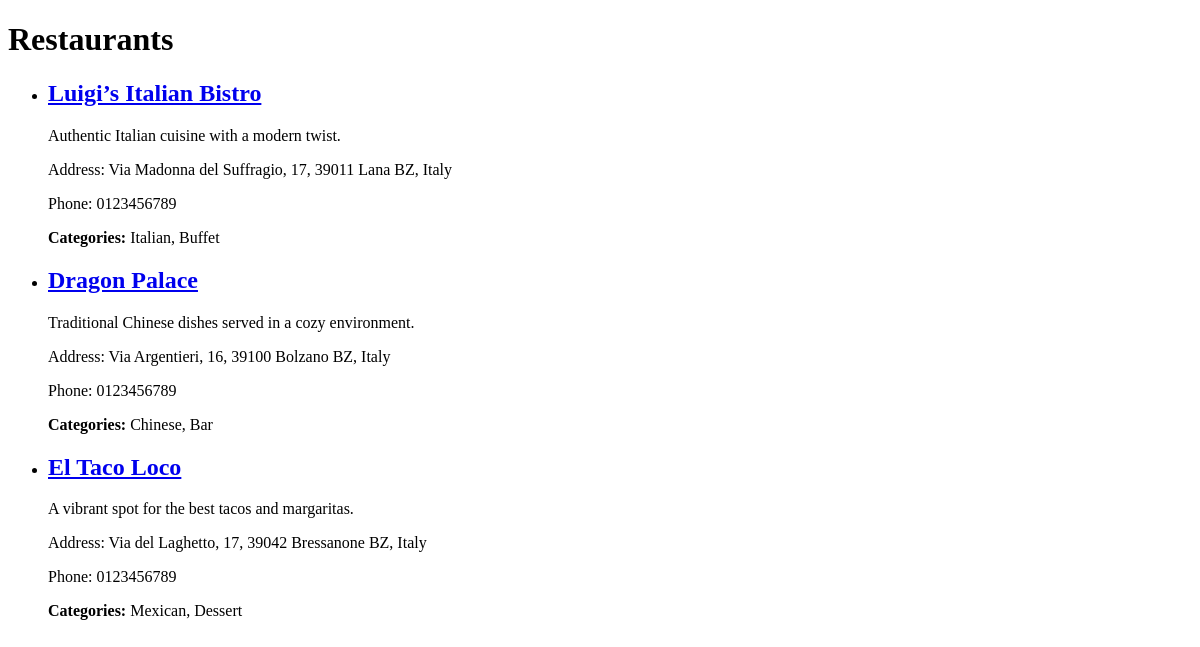
The app's page /restaurants, older data.
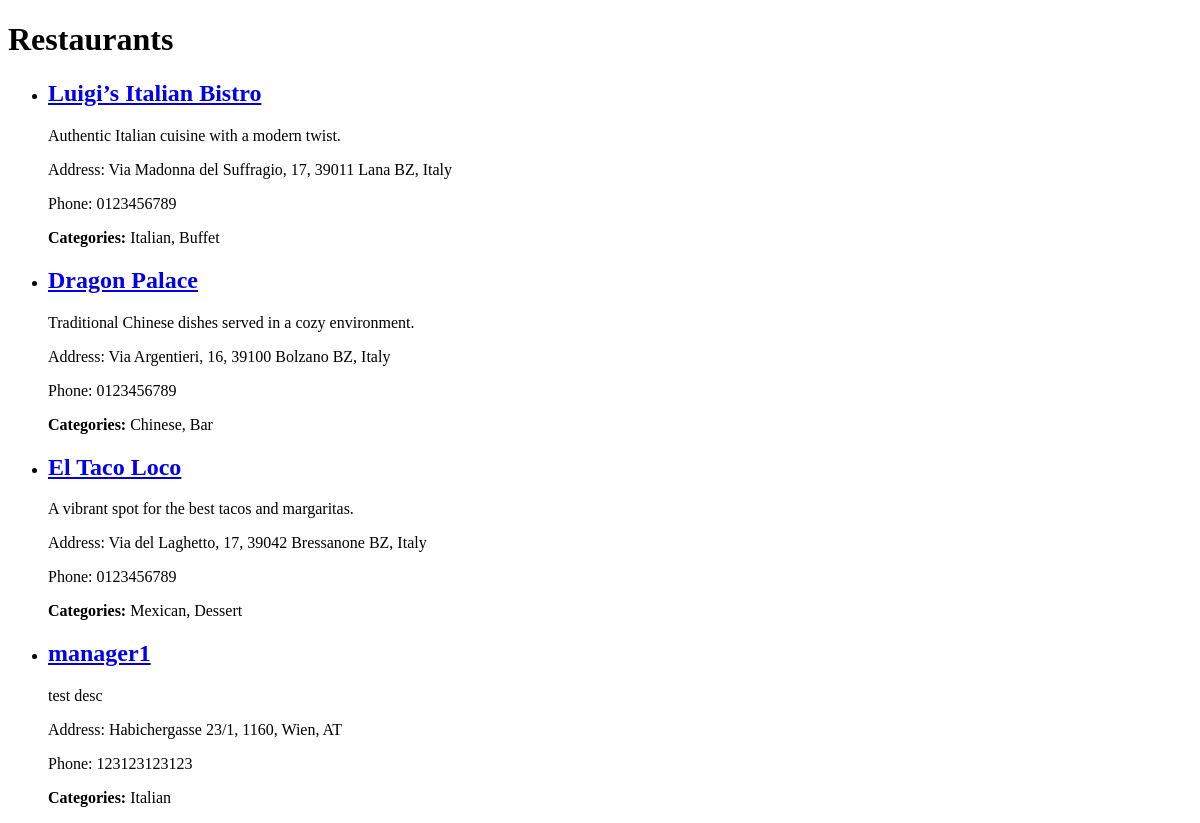
The same page, newer data.
### app/models.py (models this page shows, shortened)
class Restaurant(db.Model):
    __tablename__ = 'restaurants'
    id = db.Column(db.Integer, primary_key=True)
    name = db.Column(db.String(100), nullable=False)
    address = db.Column(db.String(200), nullable=False)
    phone_number = db.Column(db.String(20), nullable=False)
    description = db.Column(db.Text, nullable=False)
    manager_id = db.Column(db.Integer, db.ForeignKey('users.id'), nullable=False)
    latitude = db.Column(db.Float, nullable=True) # Nullable for now
    longitude = db.Column(db.Float, nullable=True) # Nullable for now
    categories = db.relationship(
        'Category',
        secondary=restaurant_categories,
        back_populates='restaurants'
    )
    reservations = db.relationship('Reservation', back_populates='restaurant', cascade='all, delete-orphan')
    manager = db.relationship('User', back_populates='restaurants')

class Category(db.Model):
    __tablename__ = 'categories'
    id = db.Column(db.Integer, primary_key=True)
    name = db.Column(db.String(50), nullable=False, unique=True)
    restaurants = db.relationship(
        'Restaurant',
        secondary=restaurant_categories,
        back_populates='categories'
    )

### app/main/routes.py (the view)
@bp.route('/restaurants')
def list_restaurants():
    restaurants = Restaurant.query.all()
    return render_template('restaurants.html', restaurants=restaurants)

### app/templates/restaurants.html (shortened to what this page needs)
<!DOCTYPE html>
<html lang="en">
<head>
</head>
<body>
    <h1>Restaurants</h1>
    <ul>
        {% for restaurant in restaurants %}
            <li>
                <h2>
                    <a href="{{ url_for('main.get_restaurant_detail', restaurant_id=restaurant.id) }}">
                        {{ restaurant.name }}
                    </a>
                </h2>
                <p>{{ restaurant.description }}</p>
                <p>Address: {{ restaurant.address }}</p>
                <p>Phone: {{ restaurant.phone_number }}</p>
                <p><strong>Categories:</strong>
                    {% for category in restaurant.categories %}
                        {{ category.name }}{% if not loop.last %}, {% endif %}
                    {% endfor %}
                </p>
            </li>
        {% endfor %}
    </ul>
</body>
</html>

Row changes from the older to the newer data that the page shows:
added Restaurant: name "manager1", description "test desc", address "Habichergasse 23/1, 1160, Wien, AT", phone_number "123123123123", Category (name "Italian")
